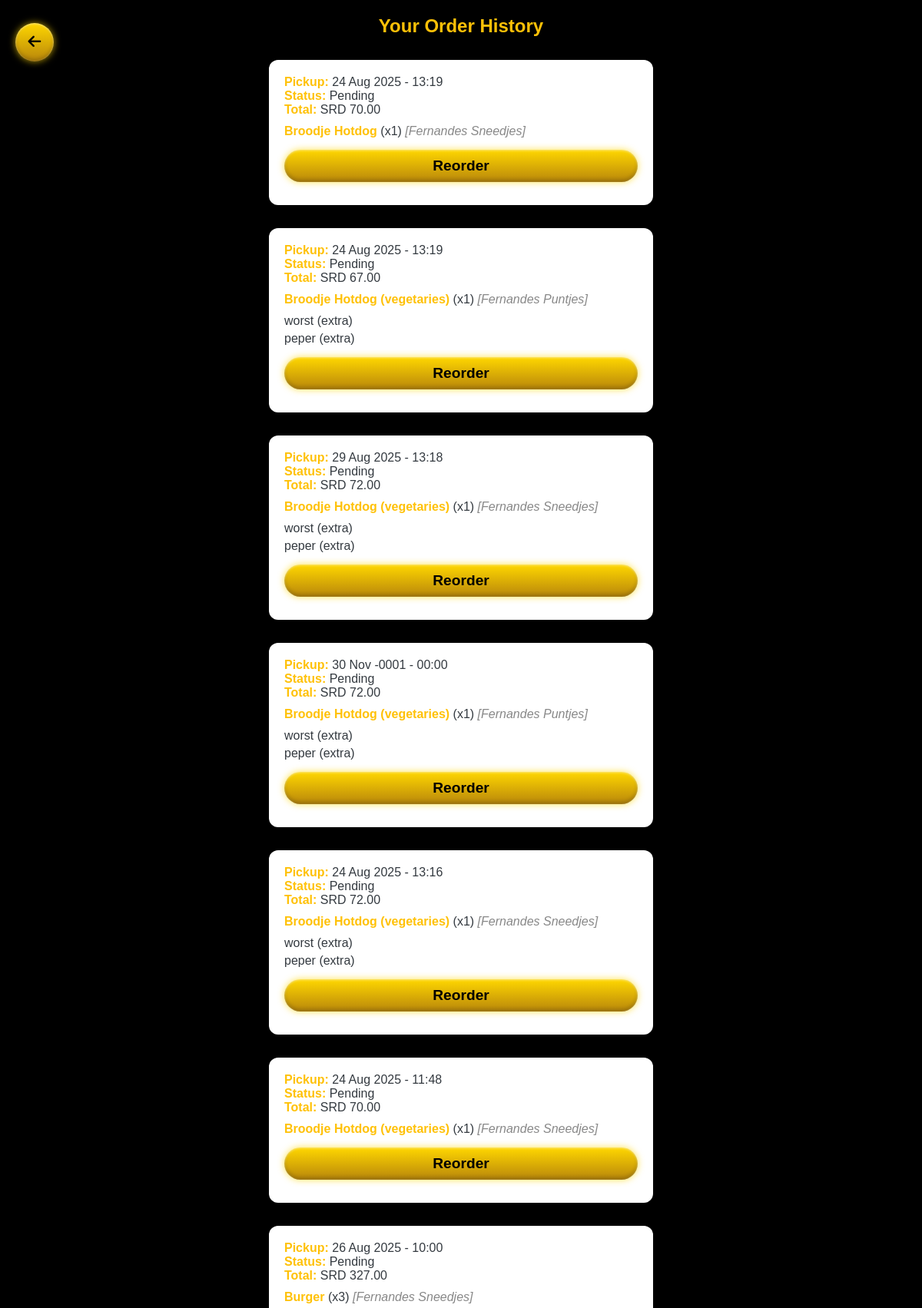
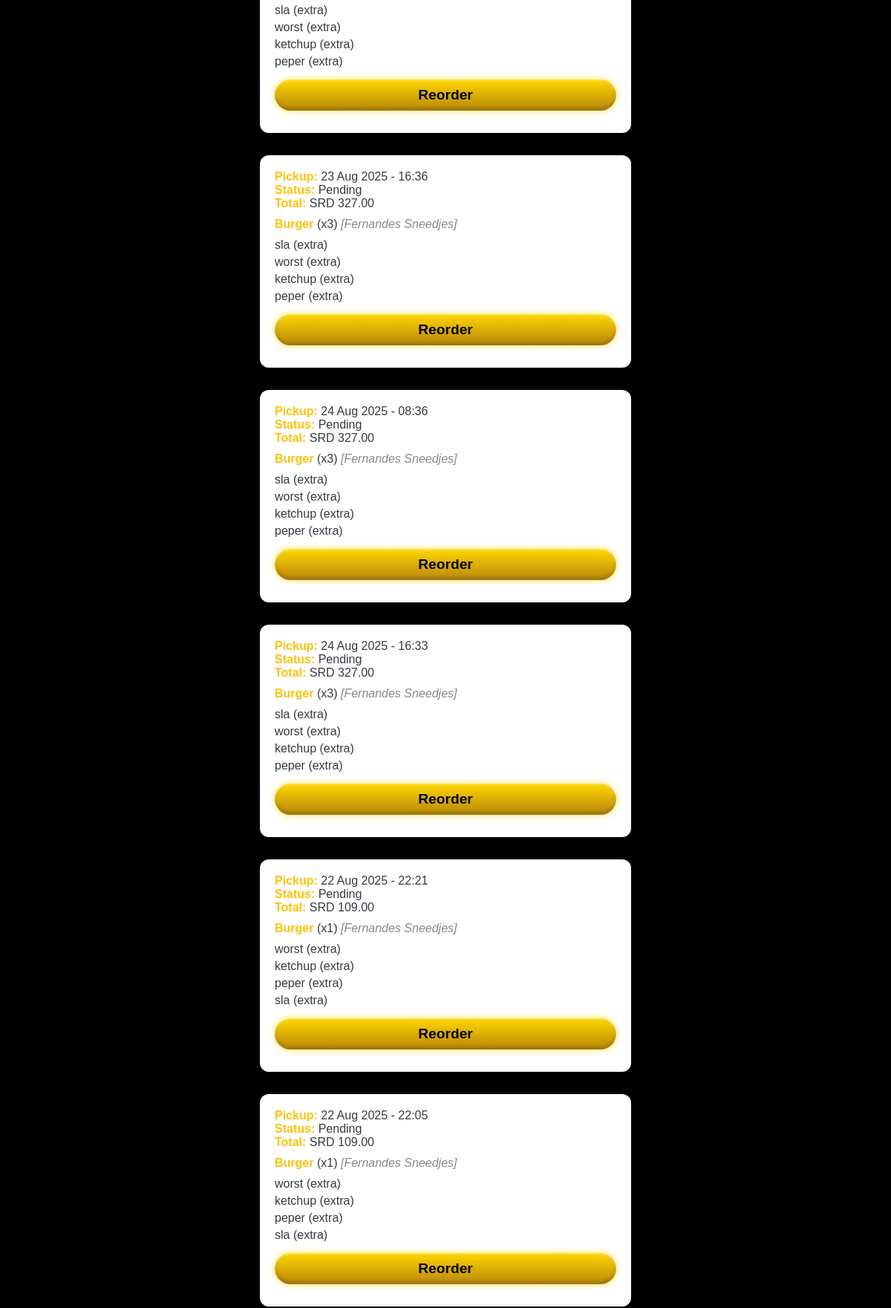
The app's page /order_history.php (signed in, upper part) with its own data (2 pictures, top to bottom).
### tables this page shows
CREATE TABLE `orders` (
  `id` int(11) NOT NULL,
  `user_id` int(11) NOT NULL,
  `pickup_time` datetime NOT NULL,
  `status` enum('pending','preparing','ready','completed') DEFAULT 'pending',
  `total_price` decimal(10,2) NOT NULL,
  `created_at` timestamp NOT NULL DEFAULT current_timestamp()
);

CREATE TABLE `order_items` (
  `id` int(11) NOT NULL,
  `order_id` int(11) NOT NULL,
  `bread_id` int(11) NOT NULL,
  `bread_type_id` int(11) DEFAULT NULL,
  `quantity` int(11) NOT NULL,
  `price` decimal(10,2) DEFAULT NULL
);

CREATE TABLE `breads` (
  `id` int(11) NOT NULL,
  `name` varchar(100) NOT NULL,
  `description` text DEFAULT NULL,
  `price` decimal(10,2) NOT NULL,
  `image_path` varchar(255) DEFAULT NULL,
  `is_active` tinyint(1) DEFAULT 1,
  `created_at` timestamp NOT NULL DEFAULT current_timestamp()
);

CREATE TABLE `bread_types` (
  `id` int(11) NOT NULL,
  `name` varchar(100) NOT NULL,
  `image_path` varchar(255) DEFAULT NULL,
  `is_active` tinyint(1) DEFAULT 1
);

CREATE TABLE `order_item_ingredients` (
  `id` int(11) NOT NULL,
  `order_item_id` int(11) NOT NULL,
  `ingredient_id` int(11) NOT NULL,
  `is_extra` tinyint(1) DEFAULT 0
);

CREATE TABLE `ingredients` (
  `id` int(11) NOT NULL,
  `name` varchar(100) NOT NULL,
  `image_path` varchar(255) DEFAULT NULL,
  `price` decimal(10,2) NOT NULL,
  `is_standard` tinyint(1) DEFAULT 0,
  `is_active` tinyint(1) DEFAULT 1,
  `created_at` timestamp NOT NULL DEFAULT current_timestamp()
);

### order_history.php (the view, shortened to what this page needs)
<?php
require 'includes/config.php';
$user_id = $_SESSION['user_id'];
$orders = $pdo->prepare("SELECT * FROM orders WHERE user_id = ? ORDER BY created_at DESC");
$orders->execute([$user_id]);
$orders = $orders->fetchAll(PDO::FETCH_ASSOC);
function getOrderDetails($pdo, $order_id) {
    $order_items_stmt = $pdo->prepare("
        SELECT oi.id as order_item_id, oi.quantity, oi.bread_id, b.name as bread_name,
               bt.id as bread_type_id, bt.name as bread_type_name
        FROM order_items oi
        JOIN breads b ON oi.bread_id = b.id
        LEFT JOIN bread_types bt ON oi.bread_type_id = bt.id
        WHERE oi.order_id = ?
    ");
    $order_items_stmt->execute([$order_id]);
    $items = $order_items_stmt->fetchAll(PDO::FETCH_ASSOC);
    $ingredient_stmt = $pdo->prepare("
        SELECT i.id, i.name, oii.is_extra
        FROM order_item_ingredients oii
        JOIN ingredients i ON oii.ingredient_id = i.id
        WHERE oii.order_item_id = ?
    ");
    foreach ($items as &$item) {
        $ingredient_stmt->execute([$item['order_item_id']]);
        $item['ingredients'] = $ingredient_stmt->fetchAll(PDO::FETCH_ASSOC);
    }
    return $items;
}
?>
<!DOCTYPE html>
<html>
<head>
    <link rel="stylesheet" href="assets/css/style.css">
    <link rel="stylesheet" href="https://cdn.jsdelivr.net/npm/sweetalert2@11/dist/sweetalert2.min.css">
    <link rel="stylesheet" href="https://cdnjs.cloudflare.com/ajax/libs/font-awesome/6.5.0/css/all.min.css">
</head>
<body>
<div class="header">
    <h2>Your Order History</h2>
    <a href="dashboard.php" class="floating-btn" title="Back to Dashboard">
        <i class="fas fa-arrow-left"></i>
    </a>
</div>
<?php if (empty($orders)): ?>
    <p>No orders found.</p>
<?php else: ?>
    <?php foreach ($orders as $order): ?>
        <div class="order-box">
            <p><strong>Pickup:</strong> <?= date("d M Y - H:i", strtotime($order['pickup_time'])) ?></p>
            <p><strong>Status:</strong> <?= ucfirst($order['status']) ?></p>
            <p><strong>Total:</strong> SRD <?= number_format($order['total_price'], 2) ?></p>
            <ul>
            <?php
                $items = getOrderDetails($pdo, $order['id']);
                foreach ($items as $item):
                    echo "<li><strong>{$item['bread_name']}</strong> (x{$item['quantity']})";
                        if (!empty($item['bread_type_name'])) {
                            echo " <em style='color:#888;'>[{$item['bread_type_name']}]</em>";
                        }
                    if ($item['ingredients']) {
                        echo "<ul>";
                        foreach ($item['ingredients'] as $ing) {
                            echo "<li>" . htmlspecialchars($ing['name']) . ($ing['is_extra'] ? " (extra)" : "") . "</li>";
                        }
                        echo "</ul>";
                    }
                    echo "</li>";
                endforeach;
            ?>
            </ul>
            <button class="reorder-btn" onclick='showReorderPopup(<?= json_encode($items[0]) ?>)'>Reorder</button>
        </div>
    <?php endforeach; ?>
<?php endif; ?>
</body>
</html>

### assets/css/style.css (style rules this page uses)
* { margin: 0; padding: 0; box-sizing: border-box; }
body { font-family: 'Segoe UI', Tahoma, Geneva, Verdana, sans-serif; background-color: #f8f9fa; padding: 20px; color: #333; }
h2 { margin-bottom: 20px; color: #007b5e; font-weight: bold; }
button { padding: 10px 20px; background-color: #007b5e; color: white; border: none; border-radius: 6px; cursor: pointer; margin-top: 10px; transition: 0.2s ease; }
a { color: #007b5e; text-decoration: none; }
.container, .login-container, .register-container, .dashboard-box, .order-box { max-width: 500px; margin: 30px auto; padding: 20px; background: #fff; border-radius: 10px; box-shadow: 0 4px 15px rgba(0, 0, 0, 0.1); }
.input, select, button { width: 100%; margin: 10px 0; padding: 12px; border: 1px solid #ccc; border-radius: 8px; font-size: 1em; }
body, html { overflow-x: hidden; }

### order_history.php (style rules this page uses)
body { font-family: 'Poppins', sans-serif; background: black; color: #343a40; padding: 20px; }
.header { text-align: center; margin-bottom: 30px; }
.header h2 { color: #ffc107; }
.floating-btn { position: fixed; bottom: auto; top: 20px; right: auto; left: 20px; width: 50px; height: 50px; display: flex; align-items: center; justify-content: center; background: linear-gradient(180deg, #ffd700, #b8860b); color: black; border: 2px solid black; border-radius: 30px; font-size: 1.2em; font-weight: bold; cursor: pointer; box-shadow: 0 0 10px rgba(255,215,0,0.7), inset 0 1px 3px rgba(255,255,255,0.5), inset 0 -3px 5px rgba(0,0,0,0.2); transition: 0.3s ease, transform 0.2s ease; overflow: hidden; animation: goldPulse 2.5s infinite ease-in-out; border: none; padding: 10px 20px; margin-top: 10px; }
.order-box { background: #fff; border-radius: 12px; padding: 20px; margin-bottom: 20px; box-shadow: 0 6px 18px rgba(0,0,0,0.1); }
.order-box strong { color: #ffc107; }
.order-box ul { margin-top: 10px; list-style: none; padding-left: 0; }
.order-box ul li { margin-bottom: 5px; }
.reorder-btn { background: linear-gradient(180deg, #ffd700, #b8860b); color: black; border: 2px solid black; border-radius: 30px; font-size: 1.2em; font-weight: bold; cursor: pointer; box-shadow: 0 0 10px rgba(255,215,0,0.7), inset 0 1px 3px rgba(255,255,255,0.5), inset 0 -3px 5px rgba(0,0,0,0.2); transition: 0.3s ease, transform 0.2s ease; overflow: hidden; animation: goldPulse 2.5s infinite ease-in-out; border: none; padding: 10px 20px; margin-top: 10px; }

### records on screen
orders: pickup_time "24 Aug 2025 - 13:19", status "Pending", total_price "70.00"
order_items: bread.name "Broodje Hotdog", quantity "1", bread_type.name "Fernandes Sneedjes"
orders: pickup_time "24 Aug 2025 - 13:19", status "Pending", total_price "67.00"
order_items: bread.name "Broodje Hotdog (vegetaries)", quantity "1", bread_type.name "Fernandes Puntjes"
order_item_ingredients: ingredient.name "worst", is_extra "(extra)"
order_item_ingredients: ingredient.name "peper", is_extra "(extra)"
orders: pickup_time "29 Aug 2025 - 13:18", status "Pending", total_price "72.00"
order_items: bread.name "Broodje Hotdog (vegetaries)", quantity "1", bread_type.name "Fernandes Sneedjes"
orders: pickup_time "30 Nov -0001 - 00:00", status "Pending", total_price "72.00"
order_items: bread.name "Broodje Hotdog (vegetaries)", quantity "1", bread_type.name "Fernandes Puntjes"
orders: pickup_time "24 Aug 2025 - 13:16", status "Pending", total_price "72.00"
order_items: bread.name "Broodje Hotdog (vegetaries)", quantity "1", bread_type.name "Fernandes Sneedjes"
orders: pickup_time "24 Aug 2025 - 11:48", status "Pending", total_price "70.00"
order_items: bread.name "Broodje Hotdog (vegetaries)", quantity "1", bread_type.name "Fernandes Sneedjes"
orders: pickup_time "26 Aug 2025 - 10:00", status "Pending", total_price "327.00"
order_items: bread.name "Burger", quantity "3", bread_type.name "Fernandes Sneedjes"
order_item_ingredients: ingredient.name "sla", is_extra "(extra)"
order_item_ingredients: ingredient.name "ketchup", is_extra "(extra)"
orders: pickup_time "23 Aug 2025 - 16:36", status "Pending", total_price "327.00"
order_items: bread.name "Burger", quantity "3", bread_type.name "Fernandes Sneedjes"
orders: pickup_time "24 Aug 2025 - 08:36", status "Pending", total_price "327.00"
order_items: bread.name "Burger", quantity "3", bread_type.name "Fernandes Sneedjes"
orders: pickup_time "24 Aug 2025 - 16:33", status "Pending", total_price "327.00"
order_items: bread.name "Burger", quantity "3", bread_type.name "Fernandes Sneedjes"
orders: pickup_time "22 Aug 2025 - 22:21", status "Pending", total_price "109.00"
order_items: bread.name "Burger", quantity "1", bread_type.name "Fernandes Sneedjes"
orders: pickup_time "22 Aug 2025 - 22:05", status "Pending", total_price "109.00"
order_items: bread.name "Burger", quantity "1", bread_type.name "Fernandes Sneedjes"
